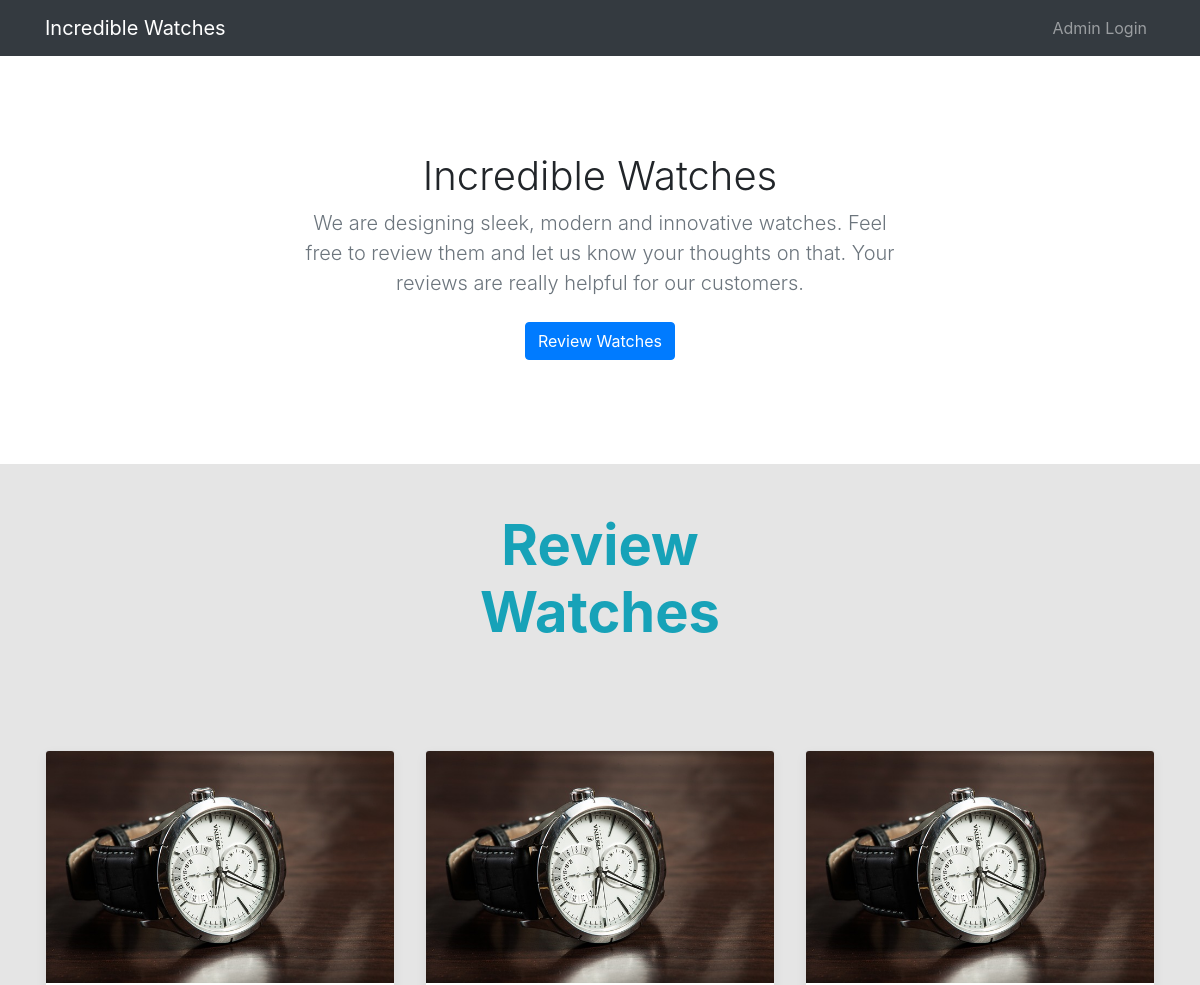
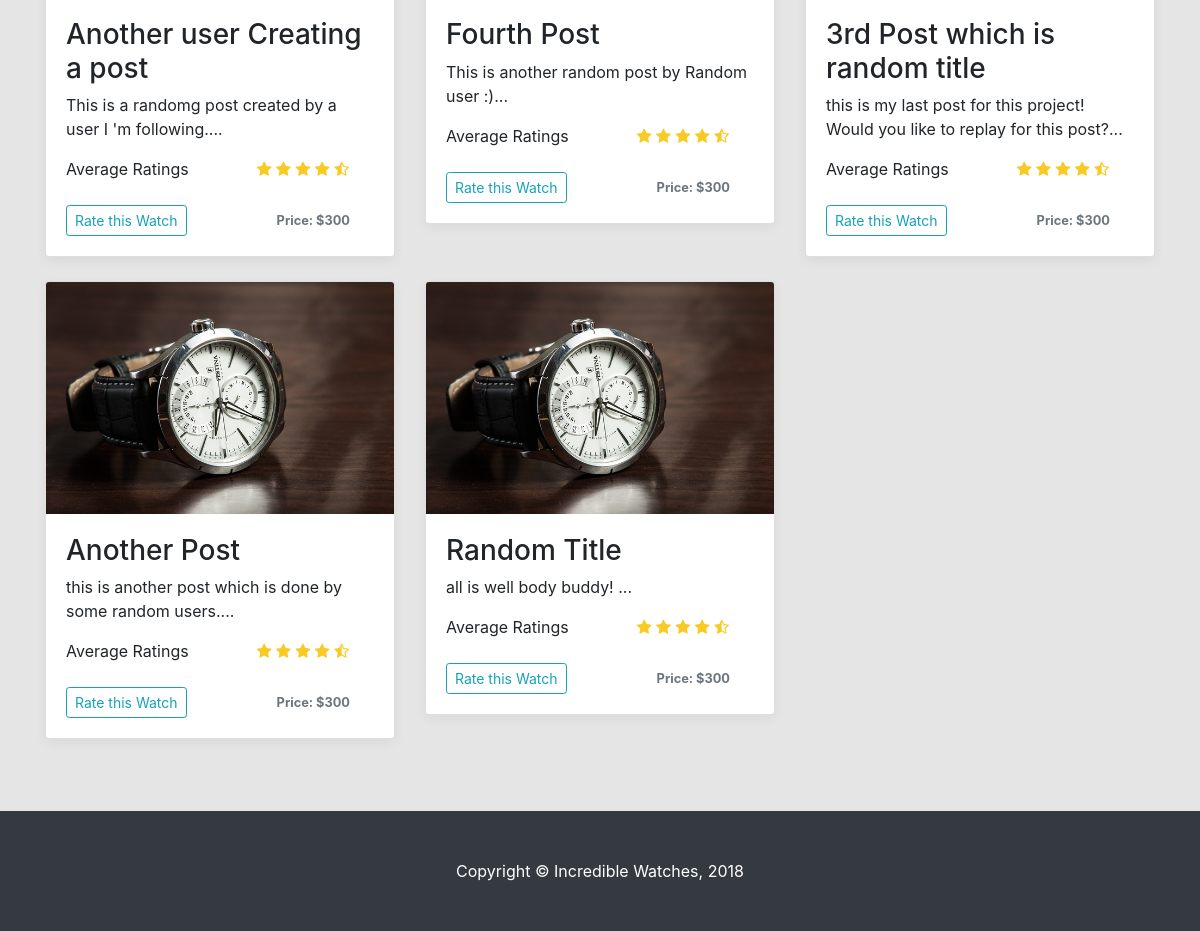
The page / on the database its author committed (2 pictures, top to bottom).
### tables this page shows
CREATE TABLE `posts` (
  `id` int(11) NOT NULL,
  `user_id` int(11) NOT NULL,
  `title` varchar(150) NOT NULL,
  `post_date` datetime NOT NULL,
  `in_reply_to` int(11) DEFAULT NULL,
  `body` varchar(150) DEFAULT NULL
);

### index.php (the view, shortened to what this page needs)
<?php require_once "layouts/header.php"; ?>
<div class="container">
    <section class="jumbotron text-center">
        <div class="container">
            <h1 class="jumbotron-heading">Incredible Watches</h1>
            <p class="lead text-muted">We are designing sleek, modern and innovative watches. Feel free to review them
                and let us know
                your thoughts on that. Your reviews are really helpful for our customers.</p>
            <p>
                <a href="#watches-section" class="btn btn-primary my-2">Review Watches</a>
            </p>
        </div>
    </section>
</div>
<section class="bg-light">
    <div class="container">
        <div class="row">
            <div class="col-md-5 mx-auto">
                <h1 class="display-4 font-weight-bold text-info mt-5 text-center">Review Watches</h1>
            </div>
        </div>
        <div class="row mt-5 pt-5 pb-5" id="watches-section">
            <?php
            $stmt = $db->prepare('SELECT * FROM  posts
                      JOIN users  where (posts.user_id = users.id)    order by post_date desc limit 10');
            $stmt->execute();
            $posts = $stmt->fetchAll(PDO::FETCH_OBJ);
            foreach ($posts
                     as $post): ?>
                <div class="col-md-4 ">
                    <div class="card mb-4 box-shadow">
                        <img class="card-img-top"
                             src="img/watch-1.jpg"
                             alt="Card image cap">
                        <div class="card-body">
                            <h3><?= $post->title ?></h3>
                            <p class="card-text"><?= substr($post->body, 0, 150) . '...' ?></p>
                            <div class="ratings mb-4">
                            <span>Average Ratings
                                &nbsp;
                            </span>
                                <span class="float-right">
                                <i class="fa fa-star" aria-hidden="true"></i>
                                <i class="fa fa-star" aria-hidden="true"></i>
                                <i class="fa fa-star" aria-hidden="true"></i>
                                <i class="fa fa-star" aria-hidden="true"></i>
                                <i class="fa fa-star-half-full" aria-hidden="true"></i>
                            </span>
                            </div>
                            <div class="d-flex justify-content-between align-items-center">
                                <a href="review.php" class="btn btn-sm btn-outline-info">Rate this Watch</a>
                                <small class="text-muted mr-4 font-weight-bold">Price: $300</small>
                            </div>
                        </div>
                    </div>
                </div>
            <?php endforeach;
            ?>
        </div>
    </div>
</section>
<?php require_once "layouts/footer.php"; ?>

### layouts/header.php (shortened to what this page needs)
<!DOCTYPE html>
<html lang="en">
<head>
    <link href="vendor/bootstrap/css/bootstrap.min.css" rel="stylesheet">
    <link href="css/index.css" rel="stylesheet">
    <link href="css/rating.css" rel="stylesheet">
    <link href="https://www.jqueryscript.net/css/jquerysctipttop.css" rel="stylesheet" type="text/css">
    <link href="https://stackpath.bootstrapcdn.com/font-awesome/4.7.0/css/font-awesome.min.css" rel="stylesheet"
>
</head>
<body>
<nav class="navbar navbar-expand-lg navbar-dark bg-dark fixed-top">
    <div class="container">
        <a class="navbar-brand" href="index.php">Incredible Watches</a>
        <div class="collapse navbar-collapse" id="navbarResponsive">
            <ul class="navbar-nav ml-auto">
                <?php
                if (isset($_SESSION['username'])) {
                    ?>
                    <li class="nav-item bg-success  mr-3">
                        <a class="nav-link text-white " href="new-post.php">Add New Watch</a>
                    </li>
                    <li class="nav-item dropdown">
                        <a class="nav-link dropdown-toggle" href="#" id="navbarDropdown" data-toggle="dropdown">
                            <?php echo $_SESSION['username']; ?>
                        </a>
                        <div class="dropdown-menu" aria-labelledby="navbarDropdown">
                            <a class="dropdown-item" href="logout.php">Logout</a>
                        </div>
                    </li>
                <?php } else { ?>
                    <li class="nav-item">
                        <a class="nav-link" href="login.php">Admin Login</a>
                    </li>
                <?php } ?>
            </ul>
        </div>
    </div>
</nav>

### layouts/footer.php (shortened to what this page needs)
<footer class="py-5 bg-dark">
    <div class="container">
        <p class="m-0 text-center text-white">Copyright &copy; Incredible Watches, <?php echo date('Y') ?></p>
    </div>
</footer>
</body>
</html>

### css/index.css (style rules this page uses)
body { padding-top: 54px; }
@media (min-width: 992px) { body { padding-top: 56px; } }
:root { --jumbotron-padding-y: 3rem; }
.jumbotron { padding-top: var(--jumbotron-padding-y); padding-bottom: var(--jumbotron-padding-y); margin-bottom: 0; background-color: #fff; }
@media (min-width: 768px) { .jumbotron { padding-top: calc(var(--jumbotron-padding-y) * 2); padding-bottom: calc(var(--jumbotron-padding-y) * 2); } }
.jumbotron p:last-child { margin-bottom: 0; }
.jumbotron-heading { font-weight: 300; }
.jumbotron .container { max-width: 40rem; }
footer { padding-top: 3rem; padding-bottom: 3rem; }
footer p { margin-bottom: .25rem; }
.box-shadow { box-shadow: 0 .25rem .75rem rgba(0, 0, 0, .05); }
.bg-light { background: rgba(0, 0, 0, .1) !important; }
.ratings i.fa { color: #f9ca24; }
.ratings span { margin-right: 25px; }

### css/rating.css (style rules this page uses)
body { padding-top: 54px; }
@media (min-width: 992px) { body { padding-top: 56px; } }

### rows shown on the page
posts: title "Another user Creating a post", body "This is a randomg post created by a user I 'm following."
posts: title "Fourth Post", body "This is another random post by Random user :)"
posts: title "3rd Post which is random title", body "this is my last post for this project! Would you like to replay for this post?"
posts: title "Another Post", body "this is another post which is done by some random users."
posts: title "Random Title", body "all is well body buddy!"
